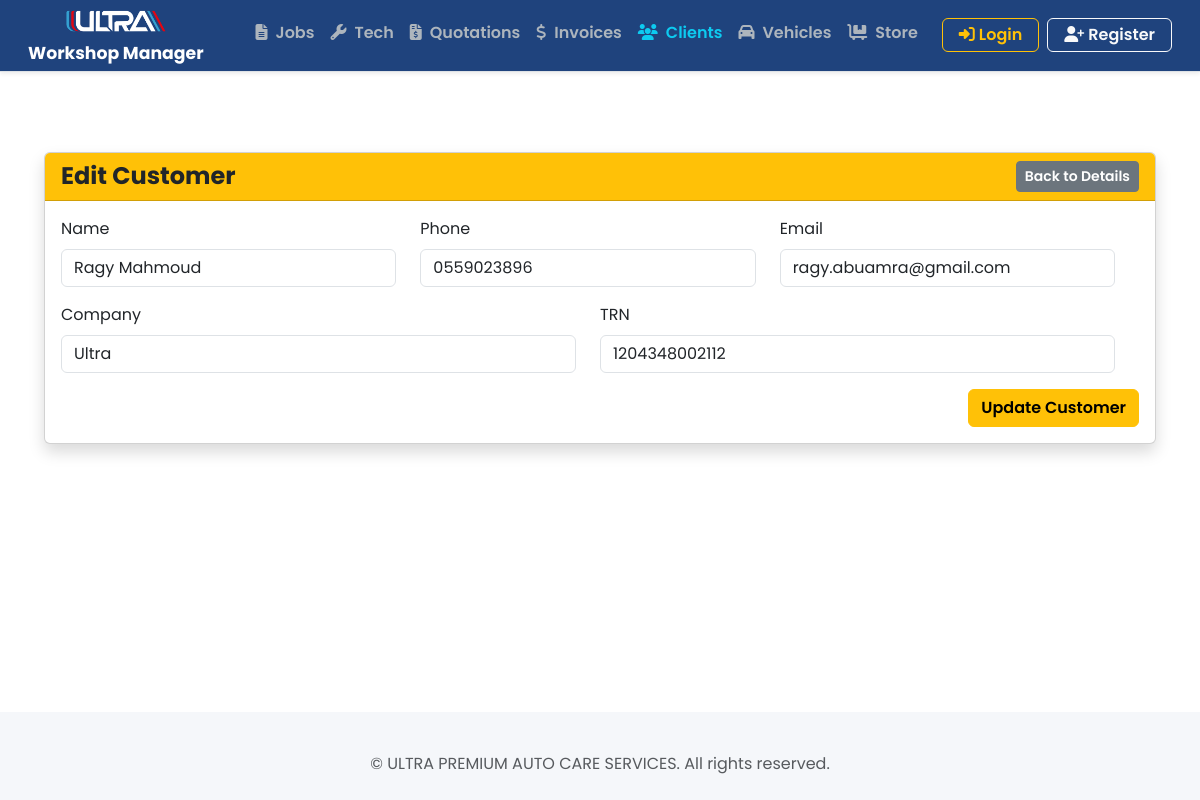
Page /customers/1/edit/ on the earlier database version.
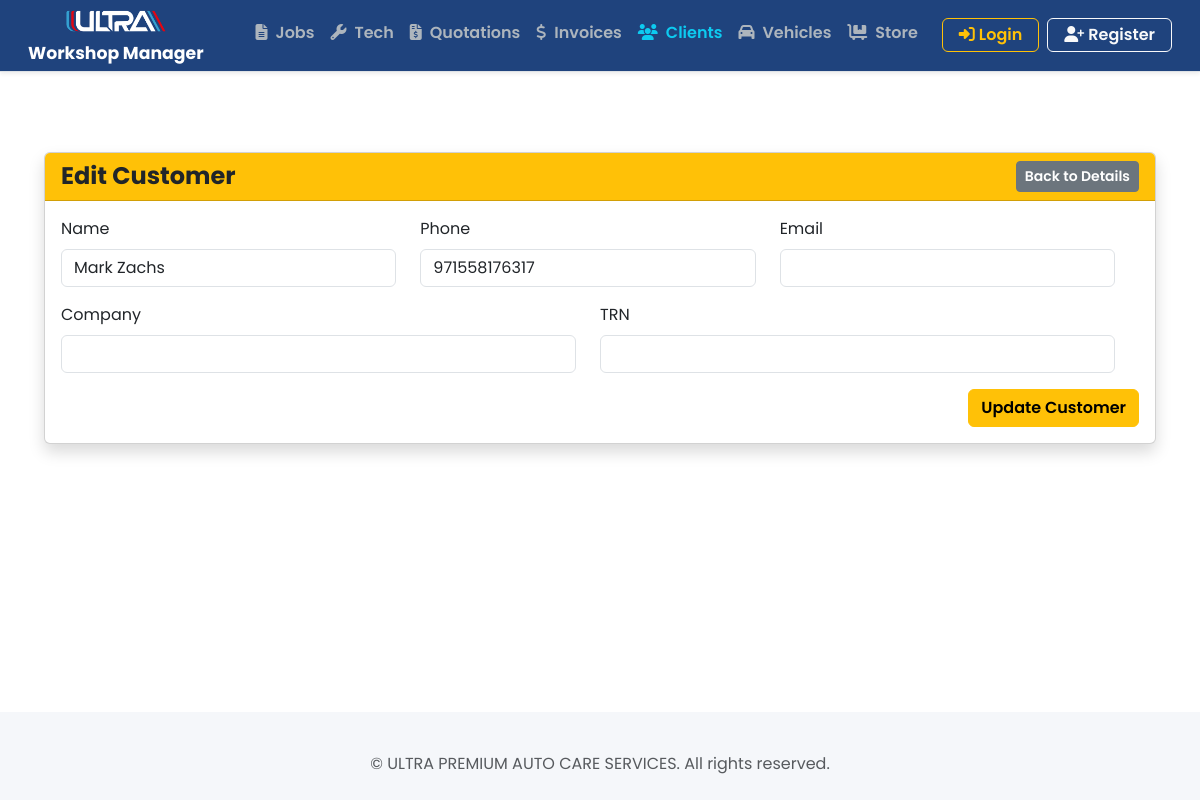
Same page on the later database version.
### customers/models.py (models this page shows, shortened)
class Customer(models.Model):
    name = models.CharField(max_length=100)
    phone = models.CharField(max_length=20)
    email = models.EmailField(blank=True, null=True)
    company = models.CharField(max_length=150, blank=True, null=True)
    trn = models.CharField(max_length=20, blank=True, null=True)

### customers/views.py (the view)
# urls.py: path('<int:pk>/edit/', CustomerUpdateView.as_view(), name='customer_edit'),
class CustomerUpdateView(UpdateView):
    model = Customer
    form_class = CustomerForm
    template_name = 'customers/edit.html'
    success_url = reverse_lazy('customer_list')

### customers/forms.py
class CustomerForm(forms.ModelForm):
    class Meta:
        model = Customer
        fields = ['name', 'phone', 'email', 'company', 'trn']

### customers/templates/customers/edit.html (shortened to what this page needs)
{% extends 'core/base.html' %}
{% load widget_tweaks %}
{% block content %}
<div class="container mt-5 mb-5">
    <div class="card shadow">
        <div class="card-header bg-warning text-dark d-flex justify-content-between align-items-center">
            <h4 class="mb-0">Edit Customer</h4>
            <a href="{% url 'customer_detail' customer.id %}" class="btn btn-secondary btn-sm">Back to Details</a>
        </div>
        <div class="card-body">
            <form method="post">
                <div class="row">
                    <div class="col-md-4 mb-3">
                        <label for="id_name" class="form-label">Name</label>
                        {{ form.name|add_class:"form-control" }}
                    </div>
                    <div class="col-md-4 mb-3">
                        <label for="id_phone" class="form-label">Phone</label>
                        {{ form.phone|add_class:"form-control" }}
                    </div>
                    <div class="col-md-4 mb-3">
                        <label for="id_email" class="form-label">Email</label>
                        {{ form.email|add_class:"form-control" }}
                    </div>
                    <div class="col-md-6 mb-3">
                        <label for="id_company" class="form-label">Company</label>
                        {{ form.company|add_class:"form-control" }}
                    </div>
                    <div class="col-md-6 mb-3">
                        <label for="id_trn" class="form-label">TRN</label>
                        {{ form.trn|add_class:"form-control" }}
                    </div>
                </div>
                <div class="d-flex justify-content-end">
                    <button type="submit" class="btn btn-warning">Update Customer</button>
                </div>
            </form>
        </div>
    </div>
</div>
{% endblock %}

Differences in the rows shown:
changed Customer: name "Ragy Mahmoud" → "Mark Zachs"; phone "0559023896" → "971558176317"; email "ragy.abuamra@gmail.com" → (not shown); company "Ultra" → (not shown); trn "1204348002112" → (not shown)
